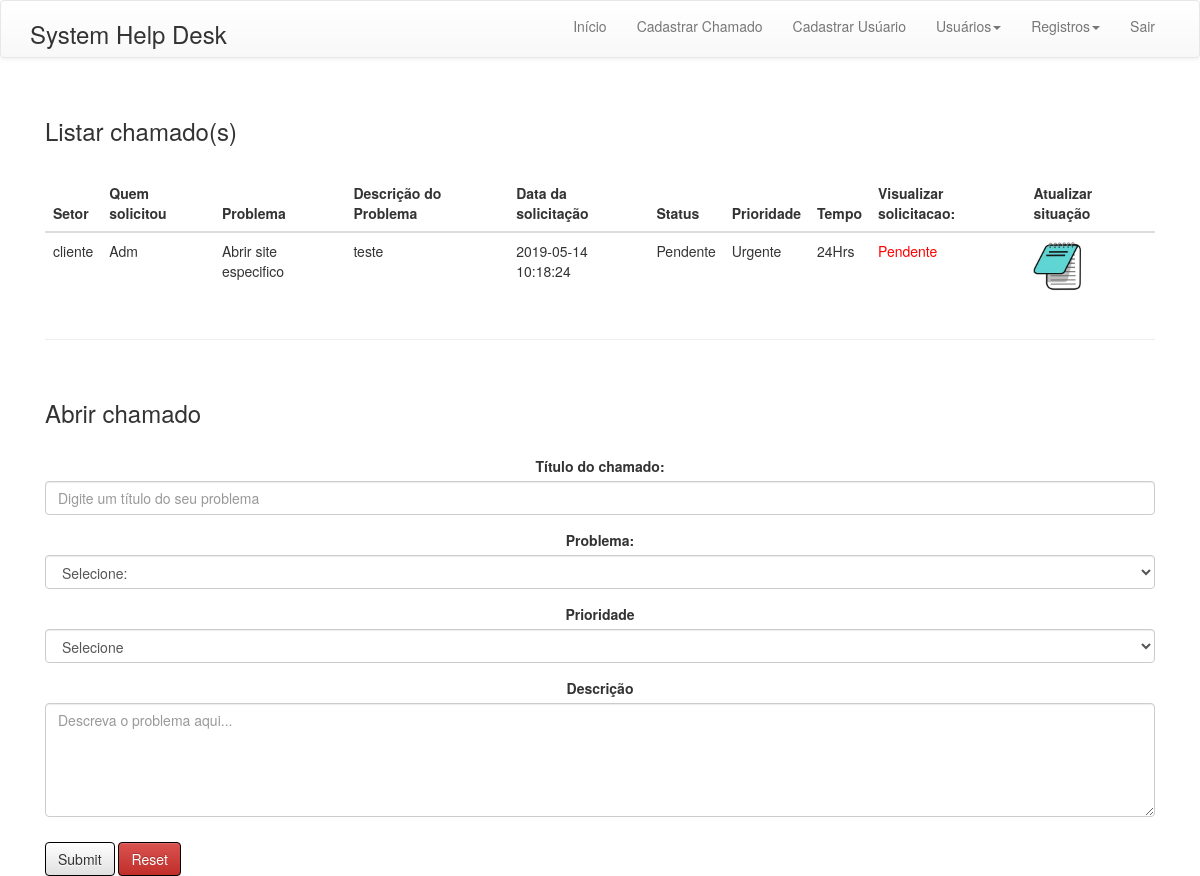
The page /homeusuario.php (signed in) on the database as committed earlier.
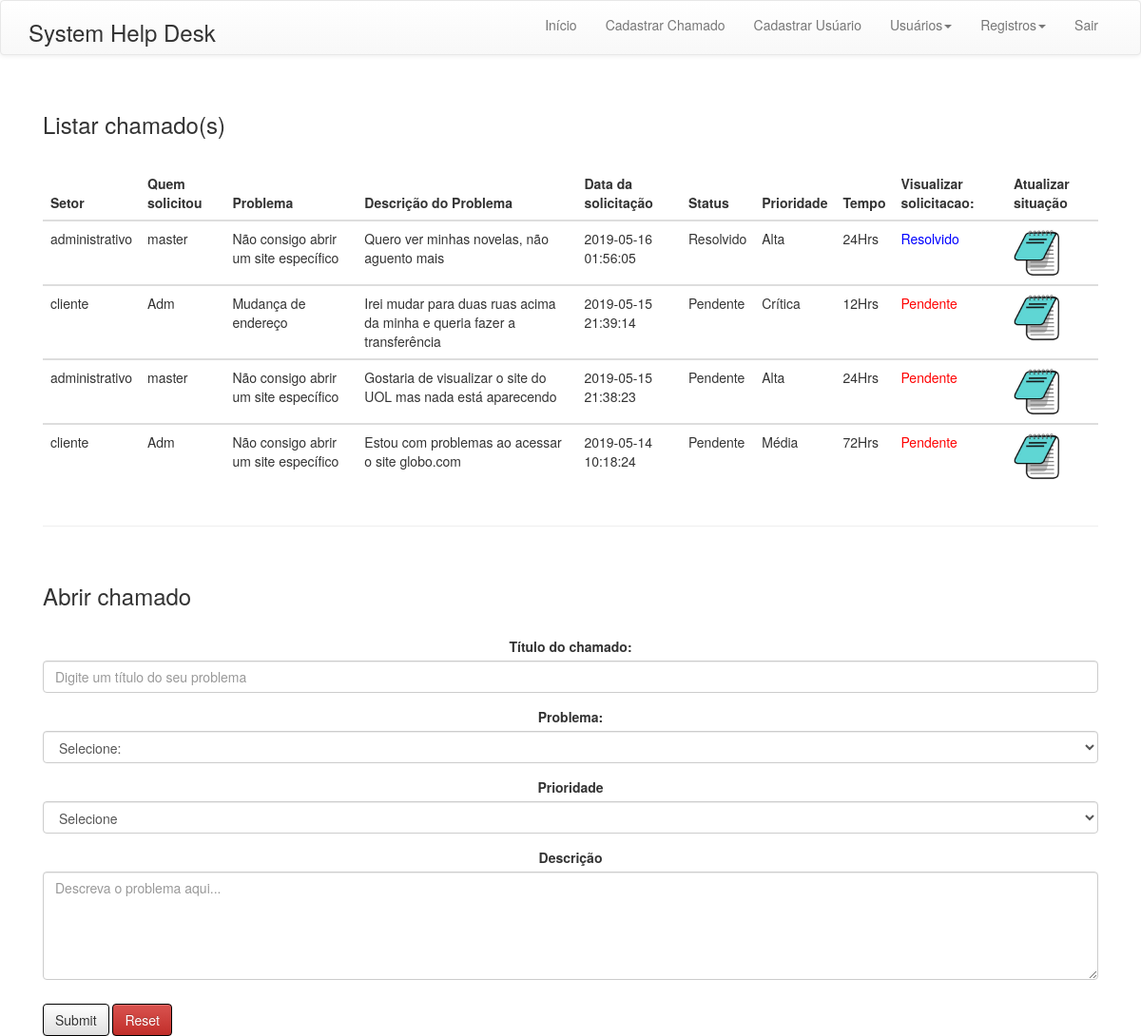
The same page on the database as committed later.
### tables this page shows
CREATE TABLE `chamados` (
  `idchamado` int(11) NOT NULL AUTO_INCREMENT,
  `idusuario` int(11) NOT NULL,
  `data` datetime NOT NULL,
  `setorcall` varchar(25) NOT NULL,
  `solicitacao` varchar(30) NOT NULL,
  `descricao` varchar(300) NOT NULL,
  `id_problema` int(11) NOT NULL,
  `status` varchar(10) NOT NULL,
  `data_resolvido` datetime DEFAULT NULL,
  `id_prioridade` int(11) NOT NULL,
  PRIMARY KEY (`idchamado`),
  KEY `fk_usuario` (`idusuario`),
  KEY `fk_prioridade` (`id_prioridade`),
  KEY `fk_problema` (`id_problema`),
  CONSTRAINT `fk_prioridade` FOREIGN KEY (`id_prioridade`) REFERENCES `prioridade` (`id`),
  CONSTRAINT `fk_problema` FOREIGN KEY (`id_problema`) REFERENCES `tbl_problema` (`id_problema`),
  CONSTRAINT `fk_usuario` FOREIGN KEY (`idusuario`) REFERENCES `usuario` (`idusuario`)
);

CREATE TABLE `tbl_problema` (
  `id_problema` int(11) NOT NULL AUTO_INCREMENT,
  `desc_problema` varchar(40) NOT NULL,
  PRIMARY KEY (`id_problema`)
);

CREATE TABLE `prioridade` (
  `id` int(11) NOT NULL AUTO_INCREMENT,
  `prioridade_desc` varchar(30) NOT NULL,
  `sla` int(11) NOT NULL,
  PRIMARY KEY (`id`)
);

### homeusuario.php (the view, shortened to what the changed rows need)
<?php
    $down='';
    include "include/banco.php";
    $login = isset($_COOKIE['usuario']) ? $_COOKIE['usuario'] : '';
    $query = "select idusuario, setor, primeira_vez from usuario where login = '$login' limit 1";
    $consulta = mysqli_query($con, $query);
    if($usuario = mysqli_fetch_assoc($consulta)){
        $id = $usuario['idusuario'];
        $vez = $usuario['primeira_vez'];
    }
    if($usuario['setor'] == 'cliente'){
        $query2 = "select A.idchamado, A.data, A.setorcall, A.solicitacao, A.descricao, B.desc_problema, A.status,C.prioridade_desc,C.sla from chamados as A  LEFT JOIN tbl_problema as B ON A.id_problema = B.id_problema LEFT JOIN prioridade as C ON A.id_prioridade =C.id where idusuario = '$id'";
    }else{
        $query2 = "select A.idchamado, A.data, A.setorcall, A.solicitacao, A.descricao, B.desc_problema, A.status,C.prioridade_desc,C.sla from chamados as A  LEFT JOIN tbl_problema as B ON A.id_problema = B.id_problema LEFT JOIN prioridade as C ON A.id_prioridade =C.id order by A.data DESC";
    }
    $cons = mysqli_query($con, $query2);
    $total = mysqli_num_rows($cons);
    include "include/header.php";
?>
	<section >
        <div onload="abrir" class="container <?php echo "$down"; ?> down ">
            <div class="col-xs-12 col-md-12">
                <br>
                <br>
                <?php
                    if($total != 0){
                        echo "<div class='table-responsive'>";
                        echo "<table class='tab table table-hover'>
                                <thead>
                                    <tr class='back'>
                                        <th>Setor</th>
                                        <th>Quem solicitou</th>
                                        <th>Problema</th>
                                        <th>Descrição do Problema</th>
                                        <th>Data da solicitação</th>
                                        <th>Status</th>
                                        <th>Prioridade</th>
                                        <th>Tempo</th>
                                        <th>Visualizar solicitacao:</th>
                                        <th>Atualizar situação</th>
                                </tr>
                                </thead>";
                ?>
                <?php
                    while($quero = mysqli_fetch_array($cons)){
                        $idchamado = $quero['idchamado'];
                        echo "<tbody>
                                <tr>
                                <td>" .$quero['setorcall']. "</td>
                                <td>".$quero['solicitacao']."</td>
                                <td>".$quero['desc_problema']."</td>
                                <td>".$quero['descricao']."</td>
                                <td>" .$quero['data']. "</td>
                                <td>" .$quero['status']. "</td>
                                <td>" .$quero['prioridade_desc']. "</td>
                                <td>" .$quero['sla']. "Hrs</td>
                                <td>" ?>
                                        <?php if($quero['status'] == 'Pendente'){
                                            echo "<span style='color:red;'>Pendente</span>";
                                        ?>
                                        <?php
                                        } else {
                                            echo "<span style='color:blue;'>Resolvido</span>";
                                        }
                                        ?>
                    <?php
                        echo "</td>
                                <td>";
                    ?>
                        <a title="Visualizar detalhes" style="cursor: pointer;" data-toggle="modal"  data-target="#janela<?php echo "$idchamado"; ?>"><img width="50px" height="50px" src="img/descricao.jpg"/></a>
                    <?php
                        echo "</td>
                            </tr>
                        </tbody>";
                    }
                    ?>
                    <?php
                        echo "</table>";
                        echo "</div>";
                    }  ?>
            </div>
        </div>
    </section>
<?php
	include "include/footer.php";
?>

Rows that differ between the two databases and show on the page:
added chamados: setorcall "administrativo", solicitacao "master", id_problema.desc_problema "Não consigo abrir um site específico", descricao "Quero ver minhas novelas, não aguento mais", data "2019-05-16 01:56:05", status "Resolvido", id_prioridade.prioridade_desc "Alta", id_prioridade.sla "24"
added chamados: setorcall "cliente", solicitacao "Adm", id_problema.desc_problema "Mudança de endereço", descricao "Irei mudar para duas ruas acima da minha e queria fazer a transferência", data "2019-05-15 21:39:14", status "Pendente", id_prioridade.prioridade_desc "Crítica", id_prioridade.sla "12"
added chamados: setorcall "administrativo", solicitacao "master", id_problema.desc_problema "Não consigo abrir um site específico", descricao "Gostaria de visualizar o site do UOL mas nada está aparecendo", data "2019-05-15 21:38:23", status "Pendente", id_prioridade.prioridade_desc "Alta", id_prioridade.sla "24"
changed chamados: id_problema.desc_problema "Abrir site especifico" → "Não consigo abrir um site específico"; descricao "teste" → "Estou com problemas ao acessar o site globo.com"; id_prioridade.prioridade_desc "Urgente" → "Média"; id_prioridade.sla "24" → "72"
